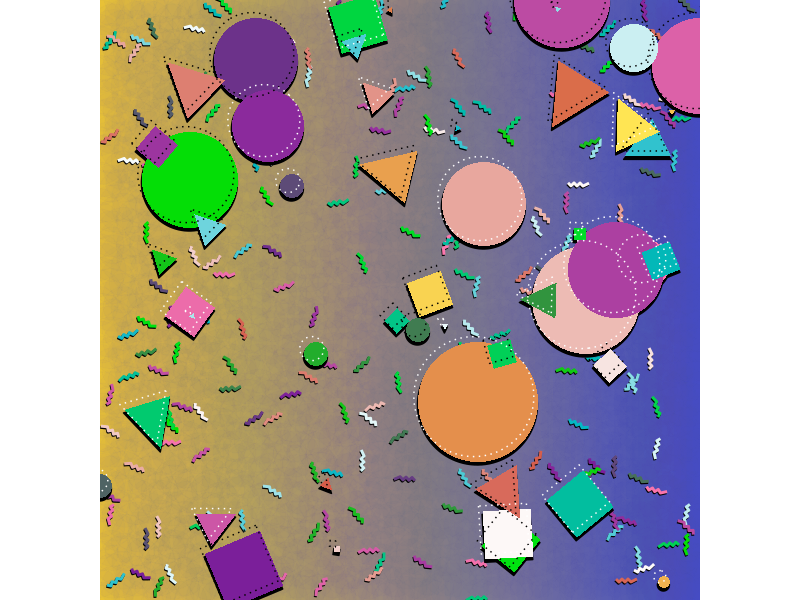

The R source for this figure:
## ---- chunk 1
#=============================================================================#
#Library Load-in---------------------------------------------------------------
#=============================================================================#
library(dplyr)
library(purrr)
library(ggplot2)

#=============================================================================#
#Data Set-up-------------------------------------------------------------------
#=============================================================================#

#Number of zig zags#
n = 200

#Page Limits#
xmin = 0
xmax = 100
ymin = 0
ymax = 100

#Zig Zag data#
zig_zag <- tibble(x = c(0,1,1.5,2,2.5,3,3.5),
                  y = c(0,.5,0,.5,0,.5,0),
                  group = "zigzag")

#Zig Zag rotatations
rotates <- sample(0:360, n, replace = TRUE)

#Scale transformations
xtrans <- sample(xmin:xmax, n, replace = TRUE)
ytrans <- sample(ymin:ymax, n, replace = TRUE)

#Shape rotating fx#
shape_rotator <- function(df, angle = 5){
  
  mp = list("x" = (min(df$x)+max(df$x))/2,
            "y" = (min(df$y)+max(df$y))/2)
  
  rotated_shape <- df %>%
    mutate(x2 = (x - mp$x)*cos(angle) - (y - mp$y)*sin(angle) + mp$x, 
           y2 = (x - mp$x)*sin(angle) + (y - mp$y)*cos(angle) + mp$y,
           x = x2,
           y = y2) %>%
    select(-c(x2,y2))
  
  rotated_shape
  
}

#Zig zag color choices#
zig_colors <- colorRampPalette(c("#FD77AD", "#791E9A", "#00E700", 
                                 "#03B5C4", "#ffffff", "#D45A49"))(n)

#Zig zag options#
zig_opts <- list(xtrans,
                 ytrans,
                 rotates,
                 1:n,
                 zig_colors)

#Zig zag data compilation#
zigs <- pmap_df(zig_opts, ~shape_rotator(zig_zag |>
                  mutate(x = x + ..1,
                         y = y + ..2,
                         group = paste0(group,..4),
                         color = ..5),..3)
                
                )

#Background color data#
back <- tibble(x = seq(xmin,xmax, length = 100),
               xend = x,
               y = ymin,
               yend = ymax,
               color = colorRampPalette(c("#FED22B","#4652C9"))(100))

#Number of random shapes#
shapen <- 50

#Shape data#
square <- tibble(x = c(0,1,1,0,0),
                 y = c(0,0,1,1,0),
                 group = "square")

triangle <- tibble(x = c(0,1,.5,0),
                   y = c(0,0,1,0),
                   group = "triangle")

circle <- tibble(x = cos(seq(0,2*pi, length = 100)),
                 y = sin(seq(0,2*pi, length = 100)),
                 group = "circle")

#randomly sampled angles for shape rotation#
rotates <- sample(0:360, shapen, replace = TRUE)

#scale transformations#
xtrans <- sample(xmin:xmax, shapen, replace = TRUE)
ytrans <- sample(ymin:ymax, shapen, replace = TRUE)
scales <- sample(1:10, shapen, replace = TRUE)

#shape colors#
shape_colors <- colorRampPalette(c("#FD77AD", "#791E9A", "#00E700", "#03B5C4",
                                   "#ffffff", "#D45A49", "#FFE553"))(shapen)

#Randomly picked shapes#
shapes <- sample(list(square,triangle,circle), shapen, replace = TRUE)

#shape options for iterations#
shape_opts <- list(xtrans,
                 ytrans,
                 rotates,
                 1:shapen,
                 shape_colors,
                 shapes,
                 scales,
                 sample(c("#000000", "#ffffff"), shapen, replace = TRUE))

#Shapes data compilation#
shapes_df <- pmap_df(shape_opts, ~shape_rotator(..6|>
                                           mutate(x = x * ..7,
                                                  y = y * ..7,
                                                  x = x + ..1,
                                                  y = y + ..2,
                                                  group = paste0(group,..4),
                                                  color = ..5,
                                                  linecolor = ..8),..3)
)

#overall texture data#
texture <- tibble(expand.grid(x = seq(xmin, xmax, length = 50),
                              y = seq(ymin, ymax, length = 50)))

#=============================================================================#
#Final Piece-------------------------------------------------------------------
#=============================================================================#

zigs |>
  ggplot(aes(x,y, group = group)) +
  theme_void()+
  theme(plot.background = element_rect(fill = "#FED22B"))+
  geom_segment(data = back, aes(x,y, xend = xend, yend = yend), 
               inherit.aes = FALSE, 
               color = back$color, 
               linewidth = 5)+
  geom_point(data = texture, aes(group = 1), 
             size = sample(seq(12,18, length = 50), nrow(texture), replace = TRUE), 
             alpha = .02, 
             color = "#4652C9", 
             position = position_jitter(width = .3, height = .2))+
  geom_path(aes(x = x - .1, y = y - .2), 
            color = "#000000", 
            linewidth = 1)+
  geom_path(color = zigs$color, 
            linewidth = 1)+
  geom_polygon(data = shapes_df, aes(x = x -.1, y = y -.5), 
               fill = "#000000", 
               color = "#000000")+
  geom_polygon(data = shapes_df, 
               fill = shapes_df$color)+
  geom_path(data = shapes_df, aes(x = x - .7, y = y + .9),
            color = shapes_df$linecolor, 
            linetype = 3)+
  coord_equal(expand = FALSE,
              ylim = c(ymin, ymax), 
              xlim = c(xmin,xmax))

#To save the output:
# ggsave("images/22.png",
#        dpi = 300,
#        device = "png",
#        bg = "transparent")
